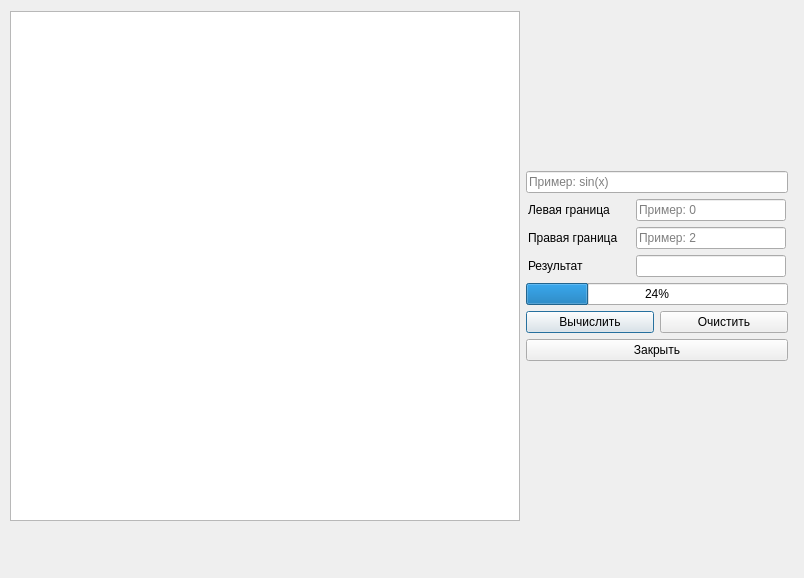
<?xml version="1.0" encoding="UTF-8"?>
<ui version="4.0">
 <class>IntegralWindow</class>
 <widget class="QDialog" name="IntegralWindow">
  <property name="geometry">
   <rect>
    <x>0</x>
    <y>0</y>
    <width>804</width>
    <height>578</height>
   </rect>
  </property>
  <property name="windowTitle">
   <string>Dialog</string>
  </property>
  <widget class="QWidget" name="layoutWidget">
   <property name="geometry">
    <rect>
     <x>10</x>
     <y>10</y>
     <width>778</width>
     <height>512</height>
    </rect>
   </property>
   <layout class="QHBoxLayout" name="horizontalLayout_5">
    <item>
     <widget class="QGraphicsView" name="graphicsView">
      <property name="minimumSize">
       <size>
        <width>510</width>
        <height>510</height>
       </size>
      </property>
      <property name="maximumSize">
       <size>
        <width>510</width>
        <height>510</height>
       </size>
      </property>
      <property name="verticalScrollBarPolicy">
       <enum>Qt::ScrollBarAlwaysOff</enum>
      </property>
      <property name="horizontalScrollBarPolicy">
       <enum>Qt::ScrollBarAlwaysOff</enum>
      </property>
     </widget>
    </item>
    <item>
     <layout class="QVBoxLayout" name="verticalLayout">
      <item>
       <spacer name="verticalSpacer">
        <property name="orientation">
         <enum>Qt::Vertical</enum>
        </property>
        <property name="sizeHint" stdset="0">
         <size>
          <width>20</width>
          <height>40</height>
         </size>
        </property>
       </spacer>
      </item>
      <item>
       <widget class="QLineEdit" name="lineEdit">
        <property name="maxLength">
         <number>49</number>
        </property>
        <property name="placeholderText">
         <string>Пример: sin(x)</string>
        </property>
       </widget>
      </item>
      <item>
       <layout class="QHBoxLayout" name="horizontalLayout_3">
        <item>
         <widget class="QLabel" name="label">
          <property name="minimumSize">
           <size>
            <width>100</width>
            <height>0</height>
           </size>
          </property>
          <property name="maximumSize">
           <size>
            <width>80</width>
            <height>16777215</height>
           </size>
          </property>
          <property name="text">
           <string>Левая граница</string>
          </property>
         </widget>
        </item>
        <item>
         <widget class="QLineEdit" name="lineEdit_2">
          <property name="minimumSize">
           <size>
            <width>150</width>
            <height>0</height>
           </size>
          </property>
          <property name="maximumSize">
           <size>
            <width>150</width>
            <height>16777215</height>
           </size>
          </property>
          <property name="maxLength">
           <number>9</number>
          </property>
          <property name="placeholderText">
           <string>Пример: 0</string>
          </property>
         </widget>
        </item>
       </layout>
      </item>
      <item>
       <layout class="QHBoxLayout" name="horizontalLayout_2">
        <item>
         <widget class="QLabel" name="label_2">
          <property name="minimumSize">
           <size>
            <width>100</width>
            <height>0</height>
           </size>
          </property>
          <property name="maximumSize">
           <size>
            <width>80</width>
            <height>16777215</height>
           </size>
          </property>
          <property name="text">
           <string>Правая граница</string>
          </property>
         </widget>
        </item>
        <item>
         <widget class="QLineEdit" name="lineEdit_3">
          <property name="minimumSize">
           <size>
            <width>150</width>
            <height>0</height>
           </size>
          </property>
          <property name="maximumSize">
           <size>
            <width>150</width>
            <height>16777215</height>
           </size>
          </property>
          <property name="maxLength">
           <number>9</number>
          </property>
          <property name="placeholderText">
           <string>Пример: 2</string>
          </property>
         </widget>
        </item>
       </layout>
      </item>
      <item>
       <layout class="QHBoxLayout" name="horizontalLayout">
        <item>
         <widget class="QLabel" name="label_3">
          <property name="minimumSize">
           <size>
            <width>100</width>
            <height>0</height>
           </size>
          </property>
          <property name="maximumSize">
           <size>
            <width>80</width>
            <height>16777215</height>
           </size>
          </property>
          <property name="text">
           <string>Результат</string>
          </property>
         </widget>
        </item>
        <item>
         <widget class="QLineEdit" name="lineEdit_4">
          <property name="minimumSize">
           <size>
            <width>150</width>
            <height>0</height>
           </size>
          </property>
          <property name="maximumSize">
           <size>
            <width>150</width>
            <height>16777215</height>
           </size>
          </property>
         </widget>
        </item>
       </layout>
      </item>
      <item>
       <widget class="QProgressBar" name="progressBar">
        <property name="value">
         <number>24</number>
        </property>
       </widget>
      </item>
      <item>
       <layout class="QHBoxLayout" name="horizontalLayout_4">
        <item>
         <widget class="QPushButton" name="pushButton">
          <property name="text">
           <string>Вычислить</string>
          </property>
         </widget>
        </item>
        <item>
         <widget class="QPushButton" name="pushButton_2">
          <property name="text">
           <string>Очистить</string>
          </property>
         </widget>
        </item>
       </layout>
      </item>
      <item>
       <widget class="QPushButton" name="pushButton_3">
        <property name="text">
         <string>Закрыть</string>
        </property>
       </widget>
      </item>
      <item>
       <spacer name="verticalSpacer_2">
        <property name="orientation">
         <enum>Qt::Vertical</enum>
        </property>
        <property name="sizeHint" stdset="0">
         <size>
          <width>20</width>
          <height>40</height>
         </size>
        </property>
       </spacer>
      </item>
     </layout>
    </item>
   </layout>
  </widget>
 </widget>
 <resources/>
 <connections/>
</ui>
